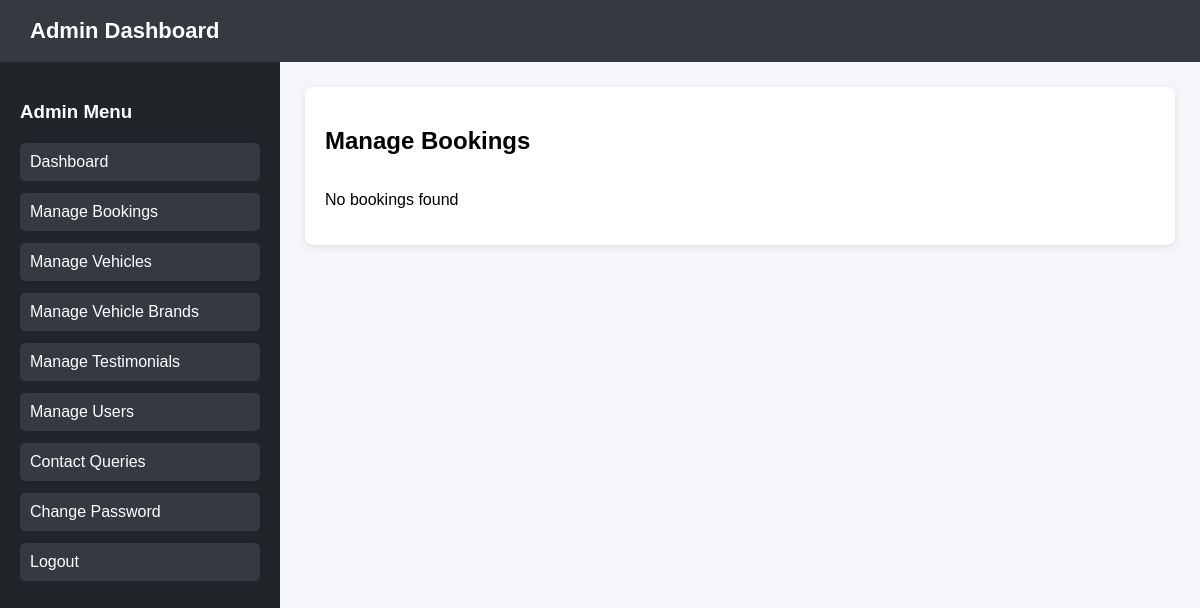
/dashboard/manage-bookings/ (signed in), run on an earlier commit of the app's database.
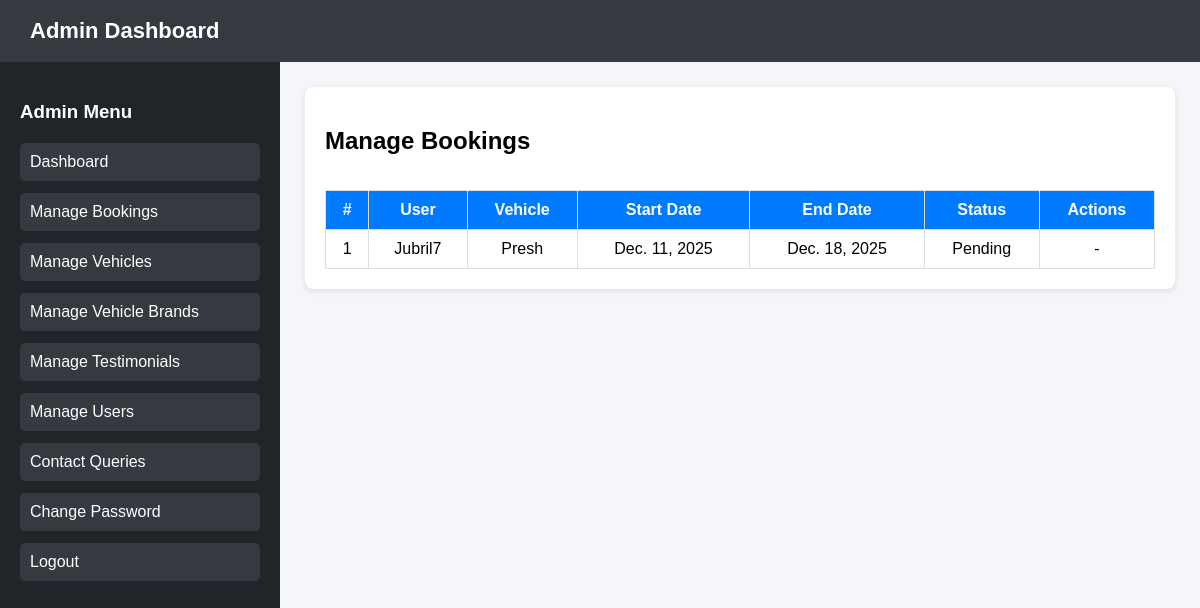
And on a later commit of the database.
### core/models.py (models this page shows, shortened)
class Booking(models.Model):
    user = models.ForeignKey(User, on_delete=models.CASCADE, related_name='bookings')
    vehicle = models.ForeignKey(Vehicle, on_delete=models.CASCADE)
    start_date = models.DateField()
    end_date = models.DateField()
    status = models.CharField(
        max_length=20,
        choices=[('Pending','Pending'),('Confirmed','Confirmed'),('Cancelled','Cancelled')],
        default='Pending'
    )
    created_at = models.DateTimeField(auto_now_add=True)

class User(AbstractUser):
    phone = models.CharField(max_length=15, blank=True, null=True)

class Vehicle(models.Model):
    brand = models.ForeignKey(VehicleBrand, on_delete=models.CASCADE, related_name='vehicles')
    name = models.CharField(max_length=100)
    description = models.TextField(blank=True, null=True)
    daily_rent = models.DecimalField(max_digits=10, decimal_places=2)
    image = models.ImageField(upload_to='vehicles/', blank=True, null=True)
    available = models.BooleanField(default=True)
    created_at = models.DateTimeField(auto_now_add=True)

### core/views.py (the view)
# urls.py: path('dashboard/manage-bookings/', views.admin_manage_bookings, name='admin_manage_bookings'),
@login_required
@user_passes_test(lambda u: u.is_staff)
def admin_manage_bookings(request):
    bookings = Booking.objects.all().order_by("-created_at")
    return render(request, "admin_manage_bookings.html", {"bookings": bookings})

### core/templates/admin_manage_bookings.html (shortened to what this page needs)
{% load static %}
<!DOCTYPE html>
<html lang="en">
<head>
    <link rel="stylesheet" href="{% static 'core/style.css' %}">
</head>
<body>
<header>Admin Dashboard</header>
<div class="container">
    <nav>
        <h3>Admin Menu</h3>
        <a href="{% url 'admin_dashboard' %}">Dashboard</a>
        <a href="{% url 'admin_manage_bookings' %}">Manage Bookings</a>
        <a href="{% url 'admin_manage_vehicles' %}">Manage Vehicles</a>
        <a href="{% url 'admin_manage_brands' %}">Manage Vehicle Brands</a>
        <a href="{% url 'admin_manage_testimonials' %}">Manage Testimonials</a>
        <a href="{% url 'admin_manage_users' %}">Manage Users</a>
        <a href="{% url 'admin_queries' %}">Contact Queries</a>
        <a href="{% url 'admin_change_password' %}">Change Password</a>
        <a href="{% url 'logout' %}">Logout</a>
    </nav>
    <main>
        <div class="section">
            <div class="top-bar">
                <h2>Manage Bookings</h2>
            </div>
            {% if bookings %}
            <table>
                <tr>
                    <th>#</th>
                    <th>User</th>
                    <th>Vehicle</th>
                    <th>Start Date</th>
                    <th>End Date</th>
                    <th>Status</th>
                    <th>Actions</th>
                </tr>
                {% for b in bookings %}
                <tr>
                    <td>{{ forloop.counter }}</td>
                    <td>{{ b.user.username }}</td>
                    <td>{{ b.vehicle.name }}</td>
                    <td>{{ b.start_date }}</td>
                    <td>{{ b.end_date }}</td>
                    <td>
                        {% if b.status == 'approved' %}
                            <span class="status-approved">Approved</span>
                        {% elif b.status == 'pending' %}
                            <span class="status-pending">Pending</span>
                        {% elif b.status == 'cancelled' %}
                            <span class="status-cancelled">Cancelled</span>
                        {% else %}
                            {{ b.status }}
                        {% endif %}
                    </td>
                    <td>
                        {% if b.status == 'pending' %}
                        <a href="{% url 'admin_approve_booking' b.id %}" class="btn btn-approve">Approve</a>
                        <a href="{% url 'admin_cancel_booking' b.id %}" class="btn btn-cancel">Cancel</a>
                        {% else %}
                        -
                        {% endif %}
                    </td>
                </tr>
                {% endfor %}
            </table>
            {% else %}
                <p>No bookings found</p>
            {% endif %}
        </div>
    </main>
</div>
</body>
</html>

What changed in the data, as far as the page shows it:
added Booking: user.username "Jubril7", vehicle.name "Presh", start_date "Dec. 11, 2025", end_date "Dec. 18, 2025", status "Pending"
Also different on the page:
text no longer shown: "No bookings found"
text now shown: "# User Vehicle Start Date End Date Status Actions"
